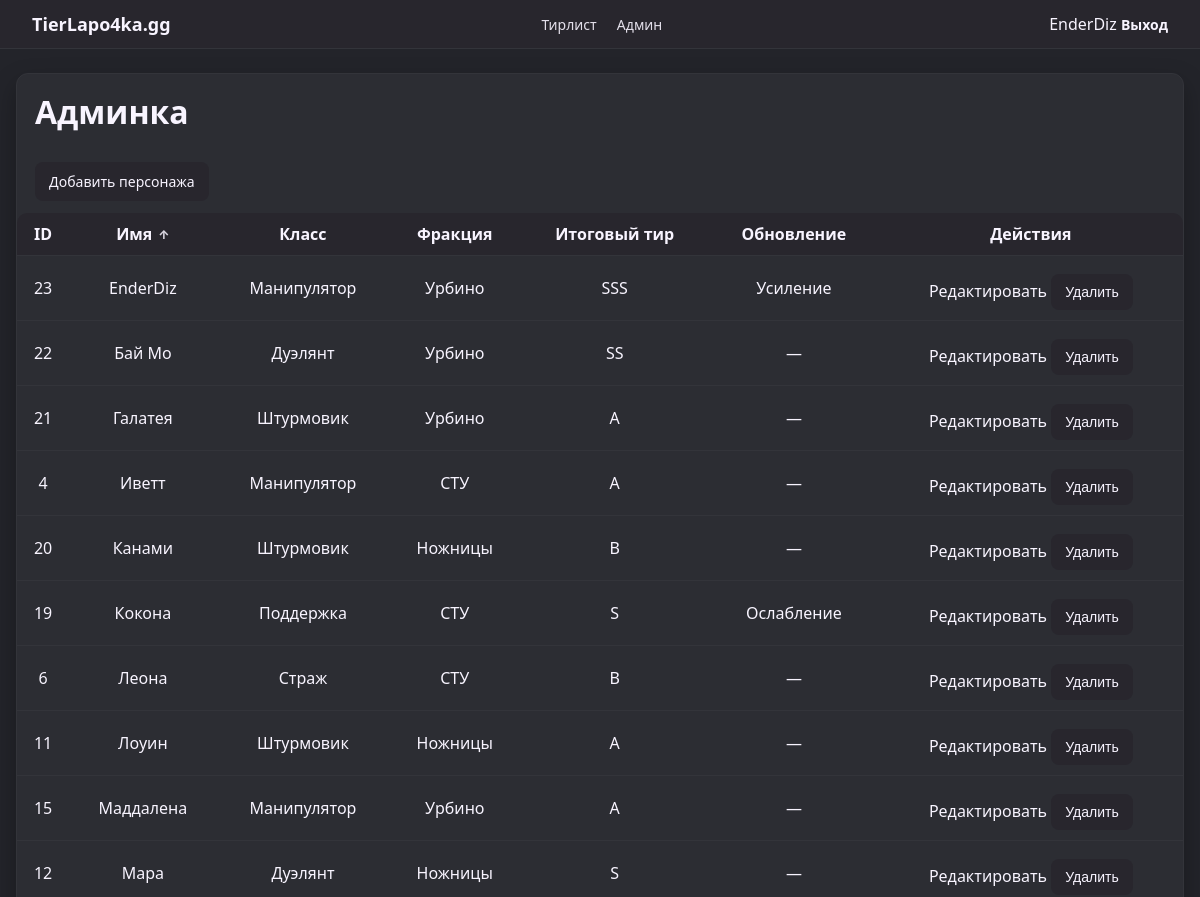
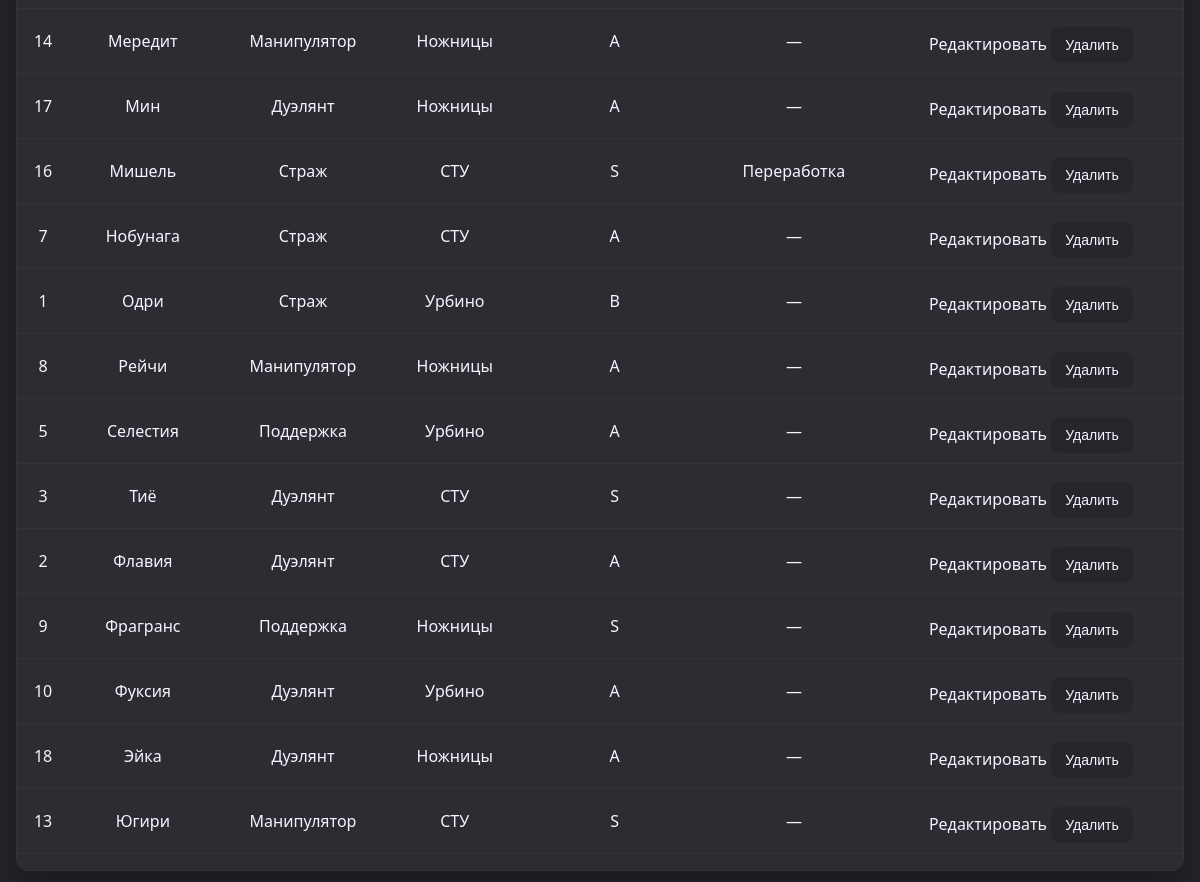
The page /admin (signed in) on the database its author committed (2 pictures, top to bottom).
### models.py (models this page shows)
class User(db.Model):
    id = db.Column(db.Integer, primary_key=True)
    username = db.Column(db.String(64), unique=True, nullable=False)
    password_hash = db.Column(db.String(255), nullable=False)
    is_admin = db.Column(db.Boolean, default=False)

class Character(db.Model):
    id = db.Column(db.Integer, primary_key=True)
    name = db.Column(db.String(128), nullable=False)
    slug = db.Column(db.String(128), unique=True, nullable=False)
    class_name = db.Column(db.String(32))
    faction = db.Column(db.String(32))
    balance_status = db.Column(db.String(16))
    tier_weapon = db.Column(db.String(3))
    tier_skill = db.Column(db.String(3))
    tier_passive = db.Column(db.String(3))
    tier_ultimate = db.Column(db.String(3))
    difficulty = db.Column(db.String(32))  # НОВОЕ: сложность освоения
    short_summary = db.Column(db.Text)
    review = db.Column(db.Text)
    image_name = db.Column(db.String(255))
    skills = db.relationship("Skill", backref="character", lazy=True,
                             cascade="all, delete-orphan")
    @property
    def overall_tier(self):
        map_letter = {
            "D": 1,
            "C": 2,
            "B": 3,
            "A": 4,
            "S": 5,
            "SS": 6,
            "SSS": 7,
        }
        map_back = {v: k for k, v in map_letter.items()}
        vals = [
            map_letter.get(self.tier_weapon),
            map_letter.get(self.tier_skill),
            map_letter.get(self.tier_passive),
            map_letter.get(self.tier_ultimate),
        ]
        vals = [v for v in vals if v is not None]
        if not vals:
            return None
        avg = sum(vals) / len(vals)
        closest = min(map_back.keys(), key=lambda v: abs(v - avg))
        return map_back[closest]

### app.py (the view)
    @app.route("/admin")
    @admin_required
    def admin_dashboard():
        sort = request.args.get("sort", "name")
        direction = request.args.get("direction", "asc")
        allowed_sorts = {
            "id": Character.id,
            "name": Character.name,
            "class_name": Character.class_name,
            "faction": Character.faction,
            "overall_tier": None,
        }
        if sort not in allowed_sorts:
            sort = "name"
        if direction not in ("asc", "desc"):
            direction = "asc"
        if sort == "overall_tier":
            characters = Character.query.all()
            tier_weights = {"D": 1, "C": 2, "B": 3, "A": 4, "S": 5, "SS": 6, "SSS": 7}
            none_sentinel = float("-inf") if direction == "desc" else float("inf")
            def tier_key(ch):
                value = tier_weights.get(ch.overall_tier, none_sentinel)
                return (value, ch.id)
            characters.sort(key=tier_key, reverse=direction == "desc")
        else:
            column = allowed_sorts[sort]
            order_clause = column.desc() if direction == "desc" else column.asc()
            characters = Character.query.order_by(order_clause, Character.id.asc()).all()
        return render_template(
            "admin_dashboard.html",
            characters=characters,
            sort=sort,
            direction=direction,
        )

### auth.py (called while the page is built)
def get_current_user():
    user_id = session.get("user_id")
    if user_id is None:
        return None
    return User.query.get(user_id)

def admin_required(view_func):
    @wraps(view_func)
    def wrapper(*args, **kwargs):
        user = get_current_user()
        if not user or not user.is_admin:
            flash("Недостаточно прав.", "error")
            return redirect(url_for("login"))
        return view_func(*args, **kwargs)
    return wrapper

### templates/admin_dashboard.html (shortened to what this page needs)
{% extends "base.html" %}
{% block extra_css %}
<link rel="stylesheet" href="{{ url_for('static', filename='admin.css') }}">
{% endblock %}
{% block content %}
<div class="card">
    <h1>Админка</h1>
    <a class="btn" href="{{ url_for('admin_new_character') }}">Добавить персонажа</a>
    <table class="admin-table">
        <thead>
        <tr>
            {% set next_id_dir = 'desc' if sort == 'id' and direction == 'asc' else 'asc' %}
            {% set next_name_dir = 'desc' if sort == 'name' and direction == 'asc' else 'asc' %}
            {% set next_class_dir = 'desc' if sort == 'class_name' and direction == 'asc' else 'asc' %}
            {% set next_faction_dir = 'desc' if sort == 'faction' and direction == 'asc' else 'asc' %}
            {% set next_overall_dir = 'desc' if sort == 'overall_tier' and direction == 'asc' else 'asc' %}
            <th>
                <a class="sort-link{% if sort == 'id' %} active{% endif %}"
                   href="{{ url_for('admin_dashboard', sort='id', direction=next_id_dir) }}">
                    ID
                </a>
            </th>
            <th>
                <a class="sort-link{% if sort == 'name' %} active{% endif %}"
                   href="{{ url_for('admin_dashboard', sort='name', direction=next_name_dir) }}">
                    Имя
                    {% if sort == 'name' %}
                        <span class="sort-indicator">{{ '↑' if direction == 'asc' else '↓' }}</span>
                    {% endif %}
                </a>
            </th>
            <th>
                <a class="sort-link{% if sort == 'class_name' %} active{% endif %}"
                   href="{{ url_for('admin_dashboard', sort='class_name', direction=next_class_dir) }}">
                    Класс
                </a>
            </th>
            <th>
                <a class="sort-link{% if sort == 'faction' %} active{% endif %}"
                   href="{{ url_for('admin_dashboard', sort='faction', direction=next_faction_dir) }}">
                    Фракция
                </a>
            </th>
            <th>
                <a class="sort-link{% if sort == 'overall_tier' %} active{% endif %}"
                   href="{{ url_for('admin_dashboard', sort='overall_tier', direction=next_overall_dir) }}">
                    Итоговый тир
                </a>
            </th>
            <th>Обновление</th>
            <th class="admin-table__actions">Действия</th>
        </tr>
        </thead>
        <tbody>
        {% for ch in characters %}
        <tr>
            <td>{{ ch.id }}</td>
            <td>{{ ch.name }}</td>
            <td>{{ ch.class_name or '—' }}</td>
            <td>{{ ch.faction or '—' }}</td>
            <td>{{ ch.overall_tier or '-' }}</td>
            <td>
                {% if ch.balance_status %}
                    {{ BALANCE_STATUSES.get(ch.balance_status, ch.balance_status) }}
                {% else %}
                    —
                {% endif %}
            </td>
            <td>
                <a href="{{ url_for('admin_edit_character', char_id=ch.id) }}">Редактировать</a>
                <form method="post"
                      action="{{ url_for('admin_delete_character', char_id=ch.id) }}"
                      style="display:inline"
                      onsubmit="return confirm('Удалить персонажа?');">
                    <button type="submit">Удалить</button>
                </form>
            </td>
        </tr>
        {% endfor %}
        </tbody>
    </table>
</div>
{% endblock %}

### templates/base.html (shortened to what this page needs)
<!doctype html>
<html lang="en">
<head>
    <link rel="stylesheet" href="{{ url_for('static', filename='style.css') }}">
    {% block extra_css %}{% endblock %}
</head>
<body>
<header class="top-nav">
    <a class="logo" href="{{ url_for('tier_list') }}">TierLapo4ka.gg</a>
    <nav>
        <a href="{{ url_for('tier_list') }}">Тирлист</a>
        {% if current_user and current_user.is_admin %}
            <a href="{{ url_for('admin_dashboard') }}">Админ</a>
        {% endif %}
    </nav>
    <div class="user-block">
        {% if current_user %}
            <span>{{ current_user.username }}</span>
            <a href="{{ url_for('logout') }}">Выход</a>
        {% else %}
            <a href="{{ url_for('login') }}">Авторизация</a>
        {% endif %}
    </div>
</header>
<main class="page-container {% block page_class %}{% endblock %}">
    {% block content %}{% endblock %}
</main>
</body>
</html>

### static/style.css (style rules this page uses)
body { margin: 0; font-family: system-ui, -apple-system, BlinkMacSystemFont, "Segoe UI", sans-serif; background: #23242a; color: #F8F4FF; }
a { color: inherit; text-decoration: none; }
.top-nav { position: sticky; top: 0; z-index: 10; display: flex; align-items: center; justify-content: space-between; padding: 12px 32px; background: #28262d; border-bottom: 1px solid #33343a; color: #F8F4FF; backdrop-filter: blur(8px); }
.logo { font-weight: 700; font-size: 18px; }
.top-nav nav a { margin-right: 16px; font-size: 14px; opacity: 0.9; }
.user-block a { font-size: 14px; font-weight: 600; }
.page-container { max-width: 1280px; margin: 24px auto 40px; padding: 0 16px; }
.card { background: #2c2d33; border-radius: 12px; padding: 16px 18px; margin-bottom: 20px; border: 1px solid #33343a; box-shadow: 0 10px 25px rgba(0, 0, 0, 0.28); }
h1, h2, h3 { margin-top: 0; color: #F8F4FF; }
button, .btn { display: inline-block; padding: 10px 14px; border-radius: 8px; border: none; background: #28262d; color: #F8F4FF; font-size: 14px; cursor: pointer; margin-top: 8px; transition: filter 0.12s ease, transform 0.12s ease; }

### static/admin.css (style rules this page uses)
.admin-table { width: calc(100% + 36px); margin: 12px -18px 0; border-collapse: separate; border-spacing: 0; }
.admin-table th, .admin-table td { padding: 10px; text-align: center; border-bottom: 1px solid #33343a; color: #F8F4FF; }
.admin-table th { background: #28262d; font-weight: 800; color: #F8F4FF; border-bottom: 1px solid #33343a; }
.admin-table th:first-child { border-top-left-radius: 10px; }
.admin-table th:last-child { border-top-right-radius: 10px; }
.sort-link { color: #F8F4FF; display: inline-flex; align-items: center; gap: 6px; }
.sort-link.active { font-weight: 800; }
.sort-link .sort-indicator { font-size: 12px; opacity: 0.85; }

### rows shown on the page
User: username "EnderDiz"
Character: id "23", name "EnderDiz", class_name "Манипулятор", faction "Урбино", tier_weapon+tier_skill+tier_passive "SSS", get "Усиление"
Character: id "22", name "Бай Мо", class_name "Дуэлянт", faction "Урбино", tier_weapon+tier_skill+tier_passive "SS"
Character: id "21", name "Галатея", class_name "Штурмовик", faction "Урбино", tier_weapon+tier_skill+tier_passive "A"
Character: id "4", name "Иветт", class_name "Манипулятор", faction "СТУ", tier_weapon+tier_skill+tier_passive "A"
Character: id "20", name "Канами", class_name "Штурмовик", faction "Ножницы", tier_weapon+tier_skill+tier_passive "B"
Character: id "19", name "Кокона", class_name "Поддержка", faction "СТУ", tier_weapon+tier_skill+tier_passive "S", get "Ослабление"
Character: id "6", name "Леона", class_name "Страж", faction "СТУ", tier_weapon+tier_skill+tier_passive "B"
Character: id "11", name "Лоуин", class_name "Штурмовик", faction "Ножницы", tier_weapon+tier_skill+tier_passive "A"
Character: id "15", name "Маддалена", class_name "Манипулятор", faction "Урбино", tier_weapon+tier_skill+tier_passive "A"
Character: id "12", name "Мара", class_name "Дуэлянт", faction "Ножницы", tier_weapon+tier_skill+tier_passive "S"
Character: id "14", name "Мередит", class_name "Манипулятор", faction "Ножницы", tier_weapon+tier_skill+tier_passive "A"
Character: id "17", name "Мин", class_name "Дуэлянт", faction "Ножницы", tier_weapon+tier_skill+tier_passive "A"
Character: id "16", name "Мишель", class_name "Страж", faction "СТУ", tier_weapon+tier_skill+tier_passive "S", get "Переработка"
Character: id "7", name "Нобунага", class_name "Страж", faction "СТУ", tier_weapon+tier_skill+tier_passive "A"
Character: id "1", name "Одри", class_name "Страж", faction "Урбино", tier_weapon+tier_skill+tier_passive "B"
Character: id "8", name "Рейчи", class_name "Манипулятор", faction "Ножницы", tier_weapon+tier_skill+tier_passive "A"
Character: id "5", name "Селестия", class_name "Поддержка", faction "Урбино", tier_weapon+tier_skill+tier_passive "A"
Character: id "3", name "Тиё", class_name "Дуэлянт", faction "СТУ", tier_weapon+tier_skill+tier_passive "S"
Character: id "2", name "Флавия", class_name "Дуэлянт", faction "СТУ", tier_weapon+tier_skill+tier_passive "A"
Character: id "9", name "Фрагранс", class_name "Поддержка", faction "Ножницы", tier_weapon+tier_skill+tier_passive "S"
Character: id "10", name "Фуксия", class_name "Дуэлянт", faction "Урбино", tier_weapon+tier_skill+tier_passive "A"
Character: id "18", name "Эйка", class_name "Дуэлянт", faction "Ножницы", tier_weapon+tier_skill+tier_passive "A"
Character: id "13", name "Югири", class_name "Манипулятор", faction "СТУ", tier_weapon+tier_skill+tier_passive "S"

### other values the page prints
{{ '↑' if direction == 'asc' else '↓' }} "↑"
